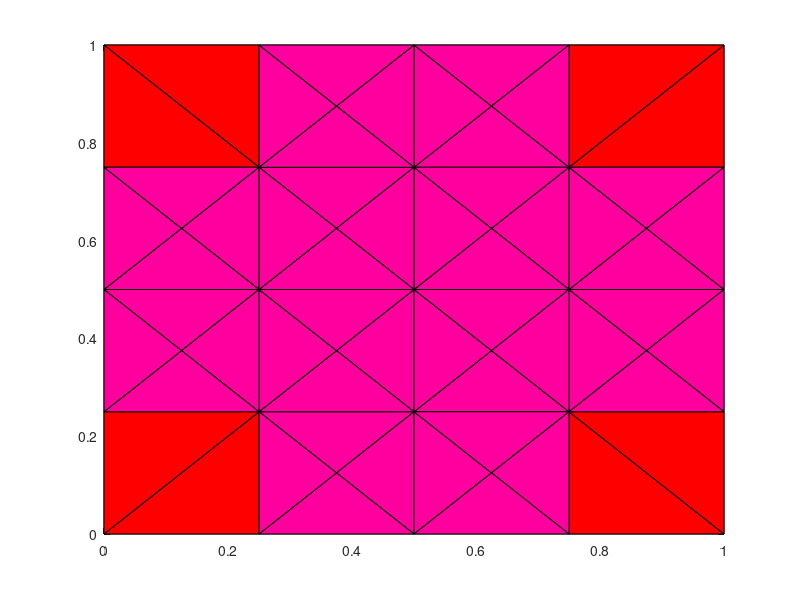

MATLAB code to generate this figure:
% An M-File to postprocess data written by STASL
% Visualization in 3D
% j. behrens 10/96
%
% clear old data structures and initialize
clear;
  colormap(hsv)
  brighten(0.8)
%
% open file and read data
disp('reading data ...');
iou = fopen('infile.dat');
RAW = fscanf(iou,'%f %f %f %f %f %f %d',[7,inf]);
stat = fclose(iou);
disp('... done, now processing grid ...');
%
% determine sizes
m= size(RAW,2);
%
% loop through elements
for i=1:m,
  for j=1:3,
    XX(j,i)= RAW(j,i);
    YY(j,i)= RAW(j+3,i);
  end
  XX(4,i)= RAW(1,i);
  YY(4,i)= RAW(4,i);
  COLOR(i)= RAW(7,i);
end
%
% plot
if COLOR(1)<0
  plot(XX,YY,'w');
else
  fill(XX,YY,COLOR);
end
disp('... finished');

